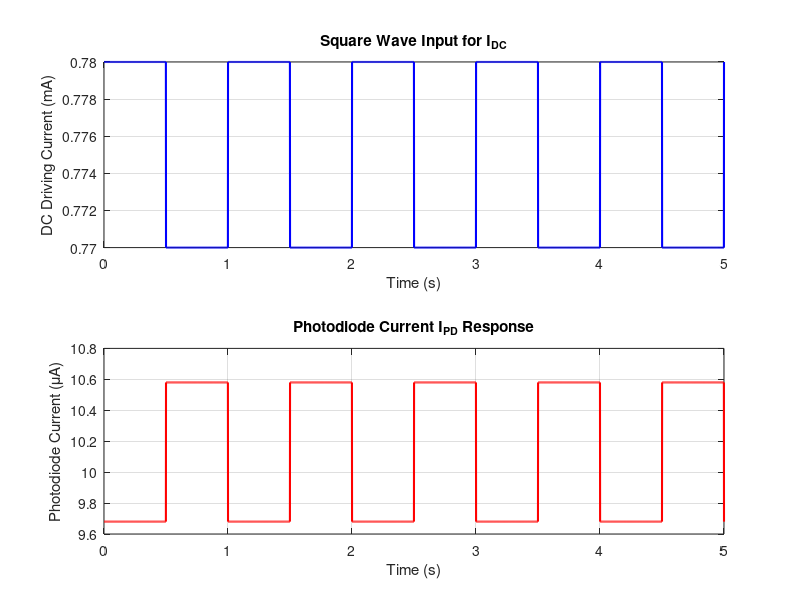

MATLAB code for this plot:
% Parameters
a =200 ;            % Parabolic shape parameter
h = 1;           % Horizontal shift
k = 0;       % Vertical shift
T = 1;            % Period of the square wave (in seconds)
I_a = 0.75;
I_b = 0.025;
duration = 5;     % Duration of the signal (in seconds)
sampling_rate = 1000; % Sampling frequency (samples per second)
t = linspace(0, duration, duration * sampling_rate);
IDC_values = 0.005 * square(2 * pi * t / T) + I_a + I_b; 
IPD_values = a * (IDC_values - h).^2 + k;
figure;
subplot(2, 1, 1);
plot(t, IDC_values, 'b', 'LineWidth', 1.5);
grid on;
xlabel('Time (s)');
ylabel('DC Driving Current (mA)');
title('Square Wave Input for I_{DC}');
subplot(2, 1, 2);
plot(t, IPD_values, 'r', 'LineWidth', 1.5);
grid on;
xlabel('Time (s)');
ylabel('Photodiode Current (\muA)');
title('Photodiode Current I_{PD} Response');


